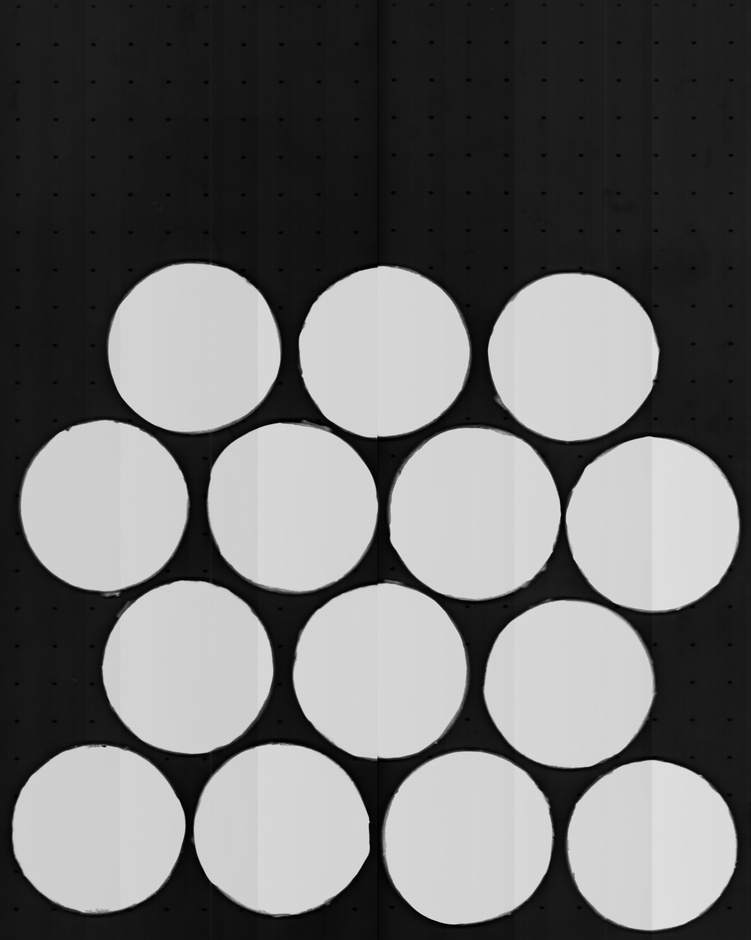
#> input picture image.jpeg, 751 x 940 px, shrunk from 1279 x 1600 before the run
$ python -i detection.py   (imports and definitions only)
#> lines starting #> are read from the running program, lines starting #| are printed output that depends on the picture; after the words box and inside, x2 and y2 are one past the last pixel; in counts of white or black regions, pixels touching at a corner belong together
#> further down, picture is the input picture: shape (940, 751, 3); min 0, max 230, mean 108.5
"""Object detection utilities for reference images."""

from __future__ import annotations

from typing import List, Sequence, Tuple

import cv2
import numpy as np

Centroid = Tuple[float, float]


def detect_centroids(image: np.ndarray, min_area: int = 50) -> Tuple[np.ndarray, List[Centroid]]:
    """Threshold the image and return centroids of detected components."""
#> called with min_area = 50
    if image.ndim == 3:
        gray = cv2.cvtColor(image, cv2.COLOR_RGB2GRAY)
    else:
        gray = image
    blurred = cv2.GaussianBlur(gray, (5, 5), 0)
    _, thresh = cv2.threshold(blurred, 0, 255, cv2.THRESH_BINARY + cv2.THRESH_OTSU)
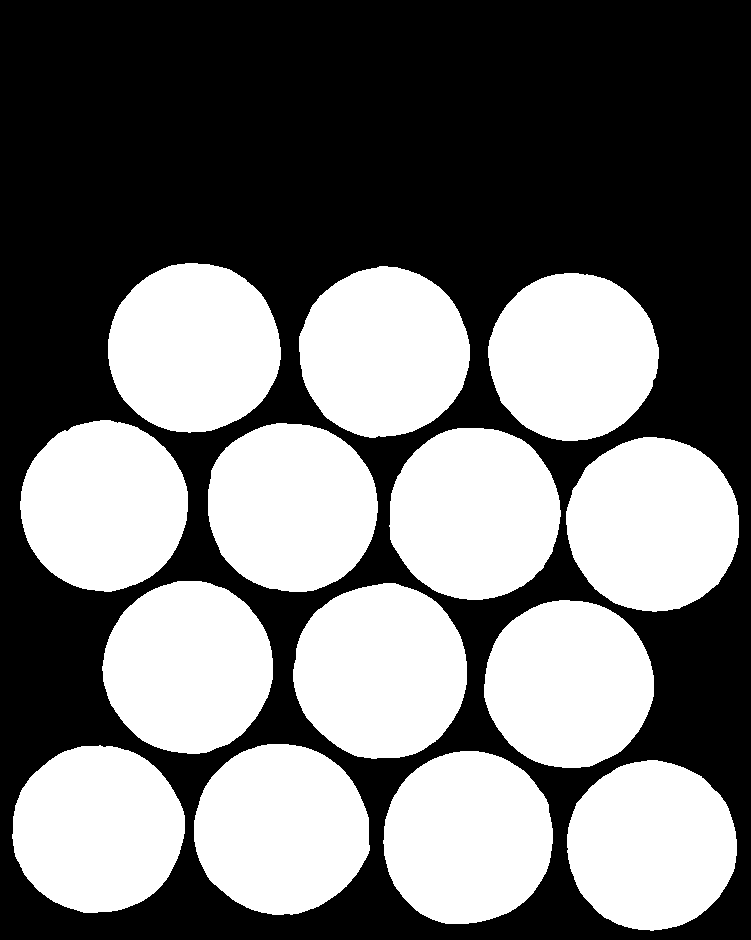
#> thresh: shape (940, 751); 45.6% white; 14 white regions, largest, box (x1, y1, x2, y2) and area: (293, 583, 467, 759) 24021, (566, 437, 739, 612) 23663, (194, 744, 370, 915) 23508
    white = np.count_nonzero(thresh)
#> white = 322146
    black = thresh.size - white
#> black = 383794
    if white > black:
        thresh = cv2.bitwise_not(thresh)

    num_labels, labels, stats, centroids = cv2.connectedComponentsWithStats(thresh)
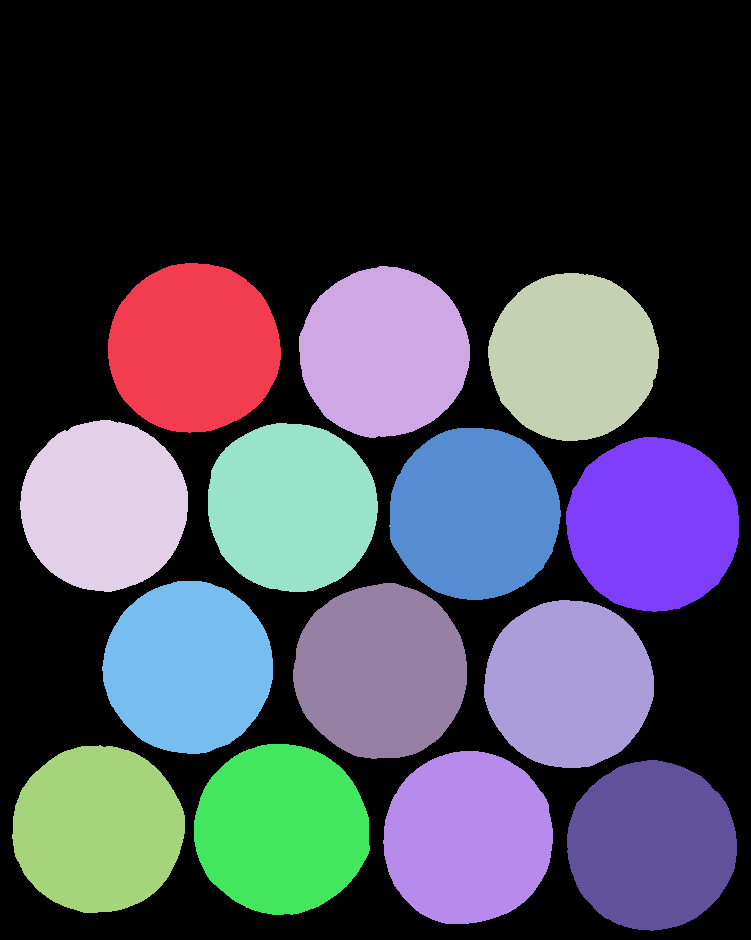
#> labels: shape (940, 751) int32; 15 distinct labels, from 0 to 14; one colour per label, 0 black
#> num_labels = 15; stats = 15 rows, first 6: [0, 0, 751, 940, 383794], [108, 263, 173, 170, 23088], [299, 266, 171, 172, 22814], [488, 273, 171, 168, 22350], [20, 420, 168, 172, 22437], [208, 423, 170, 169, 22855]; centroids = 15 rows, first 8: [371.4, 355.4], [193.4, 347.6], [383.5, 351.9], [572.8, 356.2], [103.5, 505.4], [291.5, 506.5], [474.2, 513.2], [652.7, 524.1]
    detected: List[Centroid] = []
    for idx in range(1, num_labels):
        if stats[idx, cv2.CC_STAT_AREA] < min_area:
            continue
        detected.append((centroids[idx][0], centroids[idx][1]))
#> after the loop, detected = [(193.4, 347.6), (383.5, 351.9), (572.8, 356.2), (103.5, 505.4), (291.5, 506.5), (474.2, 513.2), (652.7, 524.1), (187.8, 666.9), (380.4, 670.9), (568.5, 683.5), (97.42, 828.8), (280.9, 828.9), (467.3, 837.4), (651.2, 845.2)]
    return thresh, detected


def draw_centroids_overlay(image: np.ndarray, centroids: Sequence[Centroid]) -> np.ndarray:
    """Return a BGR preview that marks each centroid."""
    if image.ndim == 2:
        color = cv2.cvtColor(image, cv2.COLOR_GRAY2RGB)
    else:
        color = image.copy()
    for index, (x, y) in enumerate(centroids, start=1):
        center = (int(round(x)), int(round(y)))
        cv2.circle(color, center, 12, (0, 255, 0), 2)
        cv2.putText(
            color,
            str(index),
            (center[0] + 5, center[1] - 5),
            cv2.FONT_HERSHEY_SIMPLEX,
            0.5,
            (0, 255, 255),
            1,
            cv2.LINE_AA,
        )
    return color

>>> import cv2
>>> picture = cv2.cvtColor(cv2.imread('../../../image.jpeg'), cv2.COLOR_BGR2RGB)
>>> result = detect_centroids(picture)
